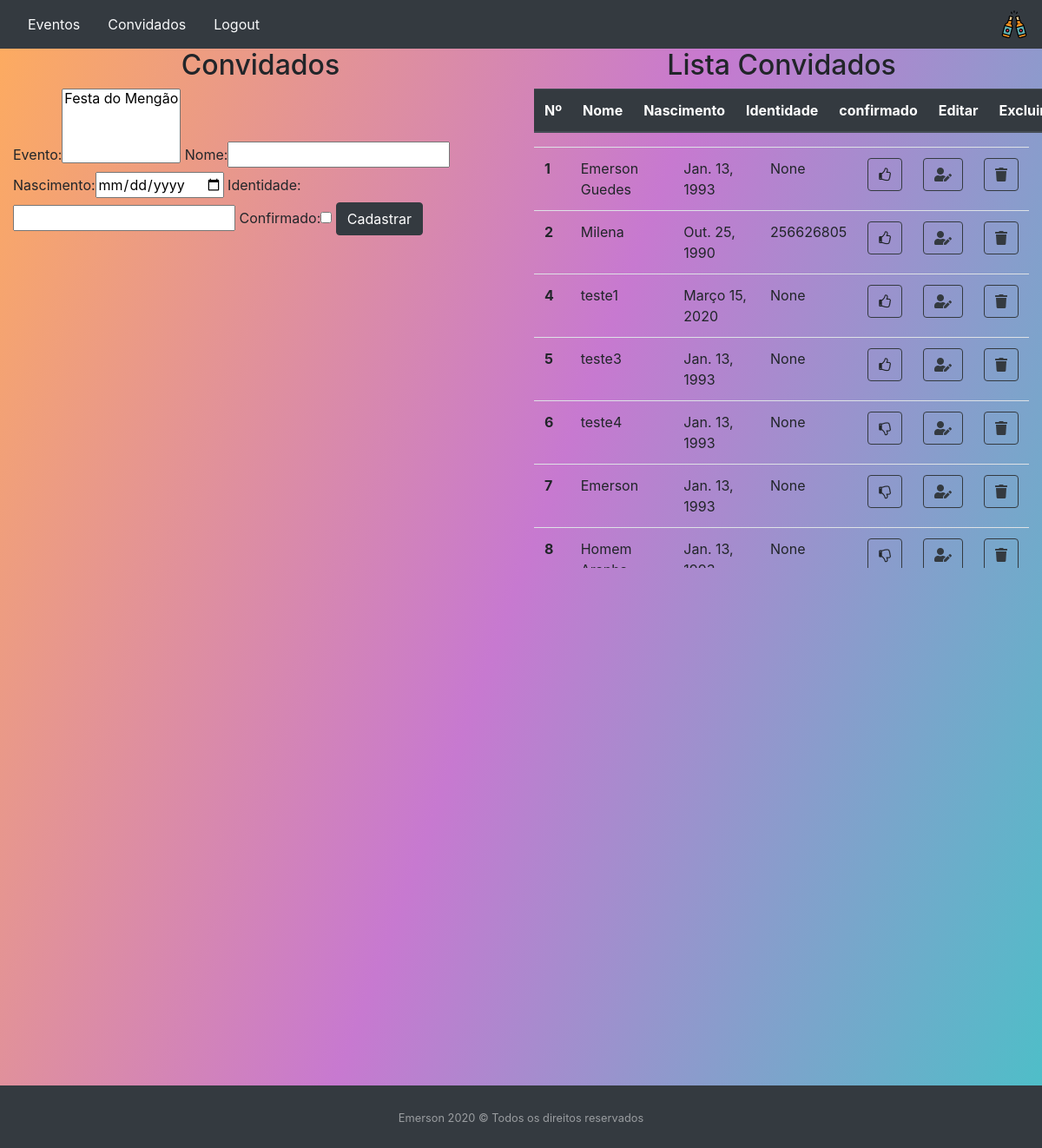
/convidados/list/ (signed in), run on the app's committed database.
### convidado/models.py (models this page shows, shortened)
class Convidado(models.Model):
    evento = models.ManyToManyField(Evento)
    user = models.ForeignKey(settings.AUTH_USER_MODEL,default=1, on_delete=models.CASCADE)
    nome = models.CharField(max_length=100)
    nascimento = models.DateField()
    identidade = models.CharField(max_length=9,null=True, blank=True)
    confirmado = models.BooleanField()

### convidado/views.py (the view)
# urls.py: path('list/', listaconvidados,name='convidados'),
@login_required()
def listaconvidados(request):
    form = ConvidadoForm(request.user)
    usuario = request.user
    convidados = Convidado.objects.filter(
        user=request.user
    )
    return render(request, 'convidado/listaconvidados.html',{'convidados':convidados, 'form':form, 'usuario':usuario})

### convidado/forms.py
class ConvidadoForm(ModelForm):
    class Meta:
        model= Convidado
        fields = '__all__'
        widgets = {'user': forms.HiddenInput(), 'nascimento':DateInput()}
    def __init__(self, user, *args, **kwargs):
        super(ConvidadoForm, self).__init__(*args, **kwargs)
        self.fields['evento'].queryset = Evento.objects.filter(user=user)

### evento/models.py (called while the page is built)
    def __str__(self):
        return self.nome_festa

### convidado/templates/convidado/listaconvidados.html (shortened to what this page needs)
{%extends 'convidado/base.html'%}
{% load bootstrap %}
{%load static%}
{%block menu%}
<nav class="navbar navbar-dark bg-dark">
    <ul class="nav">
      <li class="nav-item">
        <a  class="nav-link text-light bg-dark"  href="{%url 'eventos'%}">Eventos</a>
      </li>
      <li class="nav-item">
        <a class="nav-link active text-light bg-dark" href="{%url 'convidados'%}">Convidados</a>
      </li>
      <li class="nav-item">
         <a class="nav-link text-light bg-dark" href="{%url 'logout'%}" >Logout</a>
      </li>
    </ul>
    <div>
        <img src="{% static '/img/cerveja.png'%}">
    </div>
</nav>
{%endblock%}
{%block main%}
<div class="row" class="col-sm-6" >
    <div  class="col-sm-6" >
        <h2 align="center">Convidados</h2>
        <form  action= "{% url 'novoConvidado' %}" method ="POST">
            {{ form|bootstrap }}
            <button type="submit" class="btn btn-dark">Cadastrar</button>
        </form>
    </div>
    <div class="col-sm-6 overflow-auto">
        <h2 align="center">Lista Convidados</h2>
        <table class="table">
          <thead class="thead-dark">
            <tr>
              <th scope="col">Nº</th>
              <th scope="col">Nome</th>
              <th scope="col">Nascimento</th>
              <th scope="col">Identidade</th>
              <th scope="col">confirmado</th>
              <th scope="col">Editar</th>
              <th scope="col">Excluir</th>
            </tr>
          </thead>
        </table>
        <div class="anyClass">
            <table class="table">
                <tbody>
                    {%for convidados in convidados%}
                    <tr>
                      <th scope="row">{{convidados.id}}</th>
                      <td>{{convidados.nome}}</td>
                      <td>{{convidados.nascimento}}</td>
                      <td>{{convidados.identidade}}</td>
                      {%if convidados.confirmado == True %}
                        <td>
                            <a   class="btn btn-outline-dark" >
                              <i class="fa fa-thumbs-o-up"></i>
                            </a>
                        </td>
                      {%else%}
                        <td>
                            <a   class="btn btn-outline-dark" >
                              <i class="fa fa-thumbs-o-down"></i>
                            </a>
                        </td>
                       {%endif%}
                      <td>
                          <a class="btn btn-outline-dark" href="{%url 'convidadoUpdate' convidados.id %}">
                              <i class="fas fa-user-edit"></i>
                          </a>
                      </td>
                      <td>
                          <a  class="btn btn-outline-dark" href="{%url 'convidadoDelete' convidados.id %}">
                              <i class="fas fa-trash" ></i>
                          </a>
                      </td>
                    </tr>
                    {%endfor%}
                  </tbody>
            </table>
        </div>
    </div>
</div>
{%endblock%}

### static/stick-footer.css (style rules this page uses)
html, body { height: 100%; }
body { background: #007bff; background: linear-gradient(to right, #0062E6, #33AEFF); }

### static/style.css (style rules this page uses)
body { background: linear-gradient(110deg, #fc00ff, #00dbde ); }

### static/scroll.css (style rules this page uses)
.anyClass { height:485px; overflow-y: scroll; }

### data on the page
Convidado: id "1", nome "Emerson Guedes", nascimento "Jan. 13, 1993", identidade "None", confirmado True (drawn)
Convidado: id "2", nome "Milena", nascimento "Out. 25, 1990", identidade "256626805", confirmado True (drawn)
Convidado: id "4", nome "teste1", nascimento "Março 15, 2020", identidade "None", confirmado True (drawn)
Convidado: id "5", nome "teste3", nascimento "Jan. 13, 1993", identidade "None", confirmado True (drawn)
Convidado: id "6", nome "teste4", nascimento "Jan. 13, 1993", identidade "None", confirmado False (drawn)
Convidado: id "7", nome "Emerson", nascimento "Jan. 13, 1993", identidade "None", confirmado False (drawn)
Convidado: id "8", nome "Homem…", nascimento "Jan. 13,…", identidade "None", confirmado False (drawn)
